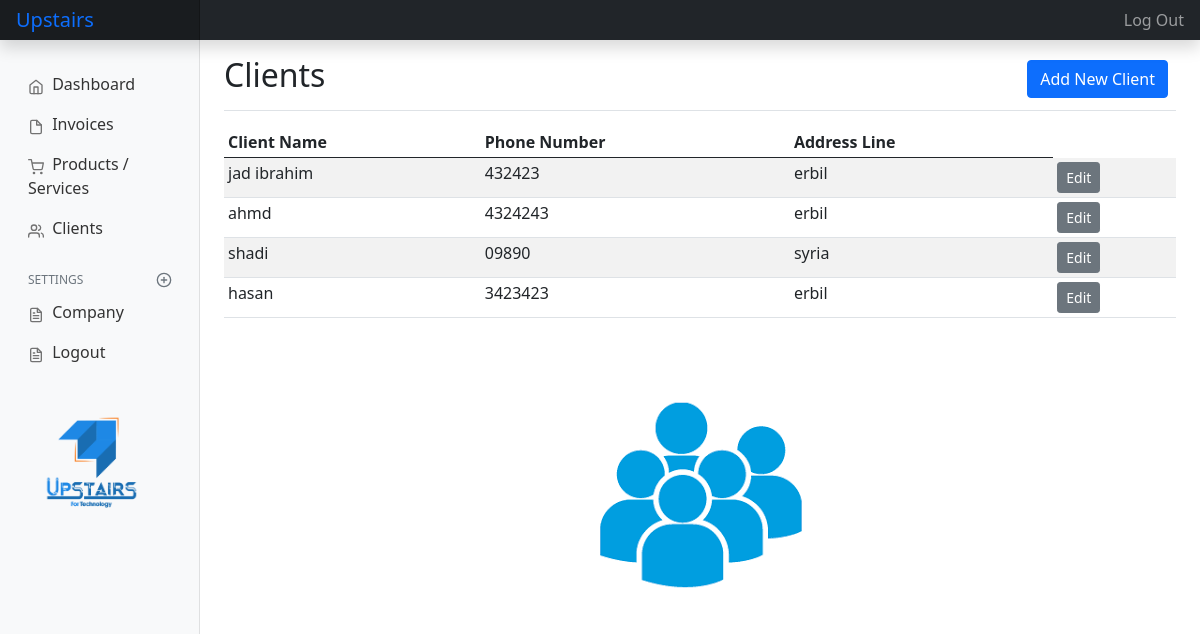
Screenshot of /clients/ (signed in) with the database file from the repository.
### company/models.py (models this page shows, shortened)
class Client(models.Model):
    name=models.CharField(null=True, blank=True, max_length=200)
    phoneNumber = models.CharField(null=True, blank=True, max_length=100)
    address = models.CharField(null=True, blank=True, max_length=200)
    company = models.ForeignKey(Company, blank=True, null=True, on_delete=models.CASCADE)

### company/views.py (the view, shortened to what this page needs)
# urls.py: path('clients/', views.my_clients, name='clients_list'),
@login_required
def my_clients(request):
    try:
     company = Company.objects.get(user=request.user)
    except Company.DoesNotExist:
        return render(request, 'company/company_create.html')
    clients = Client.objects.filter(company=company)
    company = request.user.company
    return render(request, 'company/client.html', {'clients': clients})

### company/templates/company/client.html (shortened to what this page needs)
{% extends 'base.html' %}
{% load static %}
{% block css %}
<link href="{% static 'assets/css/bootstrap.min.css' %}" rel="stylesheet">
{% endblock %}
{% block content %}
  <div class="d-flex justify-content-between flex-wrap flex-md-nowrap align-items-center pt-3 pb-2 mb-3 border-bottom">
    <h1 class="h2">Clients</h1>
    <div class="btn-toolbar mb-2 mb-md-0">
      <div class="btn-group me-2">
        <button href="#addClientModal" type="button" class="btn btn-primary" data-bs-toggle="modal">Add New Client</button>
      </div>
    </div>
  </div>
  {% if clients|length > 0 %}
  <div class="table-responsive">
    <table class="table table-striped table-sm">
      <thead>
        <tr>
          <th scope="col">Client Name</th>
          <th scope="col">Phone Number</th>
          <th scope="col">Address Line</th>
        </tr>
      </thead>
      <tbody>
        {% for client in clients %}
      <tr>
        <td>{{client.name}}</td>
        <td>{{client.phoneNumber}}</td>
        <td>{{client.address}}</td>
        <td>
        <a href="{% url 'client_edit' client.id %}" class="btn btn-secondary btn-sm">Edit</a>
        </td>
      </tr>
        {% endfor %}
      </tbody>
    </table>
  </div>
  {% endif %}
<div class="p-5 center">
          <img class=img-fluid  src="{% static 'clin.png' %}" alt="Skolo Online Learning">
</div>
{% endblock %}

### static/assets/css/dashboard.css (style rules this page uses)
body { font-size: .875rem; }

### company/templates/company/client.html (style rules this page uses)
.center { display: flex; justify-content: center; align-items: center; }

### rows the page displays
Client: name "jad ibrahim", phoneNumber "432423", address "erbil"
Client: name "ahmd", phoneNumber "4324243", address "erbil"
Client: name "shadi", phoneNumber "09890", address "syria"
Client: name "hasan", phoneNumber "3423423", address "erbil"
